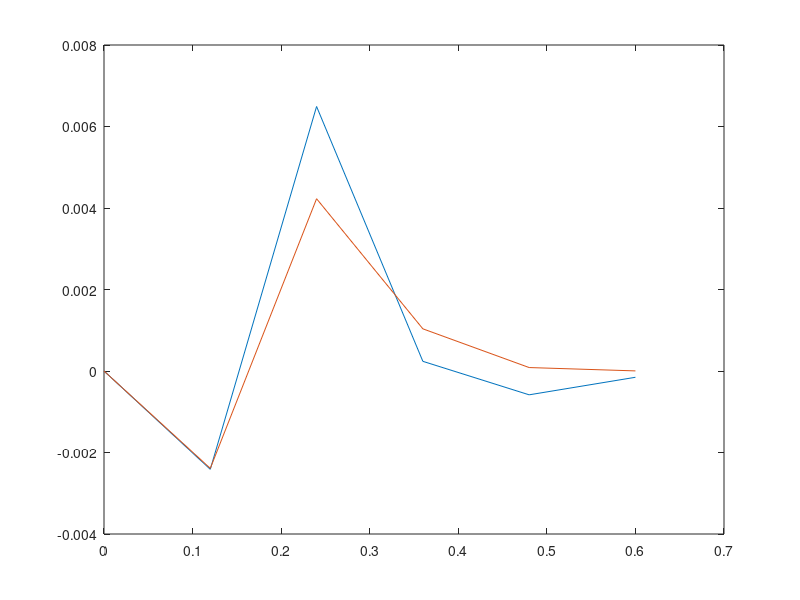

Reproduce this figure in MATLAB.
clc;
clear all;
n=5;
E=207*10^9;
I=((1/12)*(0.05)*(0.01^3));
rho=7850;
A=0.01*0.05;
L=0.6;
l=L/n;
k=(E*I/(l^3))*[12,6*l,-12,6*l;6*l,(4*l*l),-6*l,2*l*l;-12,-6*l,12,-6*l;6*l,2*l*l,-6*l,4*l*l];
m=((rho*A*l)/420)*[156,22*l,54,-13*l;22*l,4*l*l,13*l,-3*1*l;54,13*l,156,-22*l;-13*l,-3*l*l,-22*l,4*l*l];
K=zeros(2*(n+1));
M=zeros(2*(n+1));
for e=1:n
K(2*e-1:2*e+2,2*e-1:2*e+2)=K(2*e-1:2*e+2,2*e-1:2*e+2)+k(1:4,1:4);
M(2*e-1:2*e+2,2*e-1:2*e+2)=M(2*e-1:2*e+2,2*e-1:2*e+2)+m(1:4,1:4);
end
K(1:2,:)=[];
K(:,1:2)=[];
M(1:2,:)=[];
M(:,1:2)=[];
[V,D]=eig(K,M);
V(2:2:2*n,:)=[];
V=[zeros(1,2*n);V];
W=eig(K,M);
w=sqrt(W)
for i=1:2
    plot(0:l:L,V(:,i));
    hold on;
end
beta=[1.875,4.693,7.85,10.99];
for i=1:4
    wexact(i)=(((beta(i))^2)*(sqrt((E*I)/(rho*A*(L^4)))));
    wexact=wexact'
end


